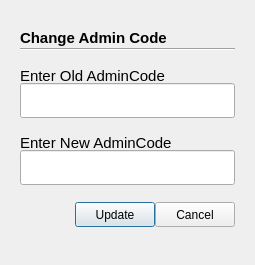
<?xml version="1.0" encoding="UTF-8"?>
<ui version="4.0">
 <class>Adminaccount</class>
 <widget class="QDialog" name="Adminaccount">
  <property name="geometry">
   <rect>
    <x>0</x>
    <y>0</y>
    <width>255</width>
    <height>265</height>
   </rect>
  </property>
  <property name="windowTitle">
   <string>Account</string>
  </property>
  <layout class="QVBoxLayout" name="verticalLayout">
   <item>
    <widget class="QStackedWidget" name="stackedWidget">
     <property name="currentIndex">
      <number>0</number>
     </property>
     <widget class="QWidget" name="page">
      <layout class="QVBoxLayout" name="verticalLayout_5">
       <property name="spacing">
        <number>0</number>
       </property>
       <property name="topMargin">
        <number>0</number>
       </property>
       <item>
        <layout class="QVBoxLayout" name="verticalLayout_4">
         <property name="spacing">
          <number>0</number>
         </property>
         <item>
          <widget class="QLabel" name="label">
           <property name="minimumSize">
            <size>
             <width>0</width>
             <height>0</height>
            </size>
           </property>
           <property name="maximumSize">
            <size>
             <width>16777215</width>
             <height>20</height>
            </size>
           </property>
           <property name="font">
            <font>
             <pointsize>11</pointsize>
             <bold>true</bold>
            </font>
           </property>
           <property name="text">
            <string>Change Admin Code</string>
           </property>
          </widget>
         </item>
         <item>
          <widget class="Line" name="line">
           <property name="orientation">
            <enum>Qt::Orientation::Horizontal</enum>
           </property>
          </widget>
         </item>
        </layout>
       </item>
       <item>
        <layout class="QVBoxLayout" name="verticalLayout_2">
         <item>
          <widget class="QLabel" name="label_2">
           <property name="maximumSize">
            <size>
             <width>16777215</width>
             <height>15</height>
            </size>
           </property>
           <property name="font">
            <font>
             <pointsize>11</pointsize>
            </font>
           </property>
           <property name="text">
            <string>Enter Old AdminCode</string>
           </property>
          </widget>
         </item>
         <item>
          <widget class="QLineEdit" name="Oldcode">
           <property name="minimumSize">
            <size>
             <width>0</width>
             <height>35</height>
            </size>
           </property>
           <property name="echoMode">
            <enum>QLineEdit::EchoMode::Password</enum>
           </property>
           <property name="placeholderText">
            <string/>
           </property>
          </widget>
         </item>
        </layout>
       </item>
       <item>
        <layout class="QVBoxLayout" name="verticalLayout_3">
         <item>
          <widget class="QLabel" name="label_3">
           <property name="maximumSize">
            <size>
             <width>16777215</width>
             <height>15</height>
            </size>
           </property>
           <property name="font">
            <font>
             <pointsize>11</pointsize>
            </font>
           </property>
           <property name="text">
            <string>Enter New AdminCode</string>
           </property>
          </widget>
         </item>
         <item>
          <widget class="QLineEdit" name="Newcode">
           <property name="minimumSize">
            <size>
             <width>0</width>
             <height>35</height>
            </size>
           </property>
           <property name="echoMode">
            <enum>QLineEdit::EchoMode::Password</enum>
           </property>
           <property name="placeholderText">
            <string/>
           </property>
          </widget>
         </item>
        </layout>
       </item>
       <item>
        <layout class="QHBoxLayout" name="horizontalLayout_2">
         <item>
          <spacer name="horizontalSpacer">
           <property name="orientation">
            <enum>Qt::Orientation::Horizontal</enum>
           </property>
           <property name="sizeHint" stdset="0">
            <size>
             <width>40</width>
             <height>20</height>
            </size>
           </property>
          </spacer>
         </item>
         <item>
          <layout class="QHBoxLayout" name="horizontalLayout">
           <item>
            <widget class="QPushButton" name="Changecode">
             <property name="minimumSize">
              <size>
               <width>55</width>
               <height>25</height>
              </size>
             </property>
             <property name="styleSheet">
              <string notr="true">QPushButton{
/background-color: #34D481;
/color:white;
/border:none;
/border-radius: 8px;
/font-weight:bold;
/font-size: 10px;
}</string>
             </property>
             <property name="text">
              <string>Update</string>
             </property>
             <property name="checkable">
              <bool>false</bool>
             </property>
            </widget>
           </item>
           <item>
            <widget class="QPushButton" name="pushButton_2">
             <property name="minimumSize">
              <size>
               <width>18</width>
               <height>25</height>
              </size>
             </property>
             <property name="styleSheet">
              <string notr="true">QPushButton{
/background-color: #585858;
/color:white;
/border:none;
/border-radius: 8px;
/font-weight:bold;
/font-size: 10px;
}</string>
             </property>
             <property name="text">
              <string>Cancel</string>
             </property>
             <property name="checkable">
              <bool>true</bool>
             </property>
            </widget>
           </item>
          </layout>
         </item>
        </layout>
       </item>
      </layout>
     </widget>
     <widget class="QWidget" name="page_2">
      <layout class="QVBoxLayout" name="verticalLayout_9">
       <item>
        <layout class="QVBoxLayout" name="verticalLayout_8">
         <property name="spacing">
          <number>10</number>
         </property>
         <item>
          <widget class="QLabel" name="label_6">
           <property name="minimumSize">
            <size>
             <width>0</width>
             <height>0</height>
            </size>
           </property>
           <property name="maximumSize">
            <size>
             <width>16777215</width>
             <height>20</height>
            </size>
           </property>
           <property name="font">
            <font>
             <pointsize>11</pointsize>
             <bold>true</bold>
            </font>
           </property>
           <property name="text">
            <string>Change Password</string>
           </property>
          </widget>
         </item>
         <item>
          <widget class="Line" name="line_2">
           <property name="orientation">
            <enum>Qt::Orientation::Horizontal</enum>
           </property>
          </widget>
         </item>
        </layout>
       </item>
       <item>
        <layout class="QVBoxLayout" name="verticalLayout_7">
         <item>
          <widget class="QLabel" name="label_5">
           <property name="maximumSize">
            <size>
             <width>16777215</width>
             <height>15</height>
            </size>
           </property>
           <property name="font">
            <font>
             <pointsize>11</pointsize>
            </font>
           </property>
           <property name="text">
            <string>Enter old password</string>
           </property>
          </widget>
         </item>
         <item>
          <widget class="QLineEdit" name="oldpass">
           <property name="minimumSize">
            <size>
             <width>0</width>
             <height>35</height>
            </size>
           </property>
           <property name="echoMode">
            <enum>QLineEdit::EchoMode::Password</enum>
           </property>
           <property name="placeholderText">
            <string/>
           </property>
          </widget>
         </item>
        </layout>
       </item>
       <item>
        <layout class="QVBoxLayout" name="verticalLayout_6">
         <item>
          <widget class="QLabel" name="label_4">
           <property name="maximumSize">
            <size>
             <width>16777215</width>
             <height>15</height>
            </size>
           </property>
           <property name="font">
            <font>
             <pointsize>11</pointsize>
            </font>
           </property>
           <property name="text">
            <string>Enter new password</string>
           </property>
          </widget>
         </item>
         <item>
          <widget class="QLineEdit" name="newpass">
           <property name="minimumSize">
            <size>
             <width>0</width>
             <height>35</height>
            </size>
           </property>
           <property name="echoMode">
            <enum>QLineEdit::EchoMode::Password</enum>
           </property>
           <property name="placeholderText">
            <string/>
           </property>
          </widget>
         </item>
        </layout>
       </item>
       <item>
        <layout class="QHBoxLayout" name="horizontalLayout_3">
         <item>
          <spacer name="horizontalSpacer_2">
           <property name="orientation">
            <enum>Qt::Orientation::Horizontal</enum>
           </property>
           <property name="sizeHint" stdset="0">
            <size>
             <width>40</width>
             <height>20</height>
            </size>
           </property>
          </spacer>
         </item>
         <item>
          <layout class="QHBoxLayout" name="horizontalLayout_4">
           <item>
            <widget class="QPushButton" name="Changepass">
             <property name="minimumSize">
              <size>
               <width>55</width>
               <height>25</height>
              </size>
             </property>
             <property name="styleSheet">
              <string notr="true">QPushButton{
/background-color: #34D481;
/color:white;
/border:none;
/border-radius: 8px;
/font-weight:bold;
/font-size: 10px;
}</string>
             </property>
             <property name="text">
              <string>Update</string>
             </property>
             <property name="checkable">
              <bool>false</bool>
             </property>
            </widget>
           </item>
           <item>
            <widget class="QPushButton" name="pushButton_3">
             <property name="minimumSize">
              <size>
               <width>18</width>
               <height>25</height>
              </size>
             </property>
             <property name="styleSheet">
              <string notr="true">QPushButton{
/background-color: #585858;
/color:white;
/border:none;
/border-radius: 8px;
/font-weight:bold;
/font-size: 10px;
}</string>
             </property>
             <property name="text">
              <string>Cancel</string>
             </property>
             <property name="checkable">
              <bool>true</bool>
             </property>
            </widget>
           </item>
          </layout>
         </item>
        </layout>
       </item>
      </layout>
     </widget>
    </widget>
   </item>
  </layout>
 </widget>
 <resources/>
 <connections>
  <connection>
   <sender>pushButton_2</sender>
   <signal>toggled(bool)</signal>
   <receiver>Adminaccount</receiver>
   <slot>close()</slot>
   <hints>
    <hint type="sourcelabel">
     <x>212</x>
     <y>223</y>
    </hint>
    <hint type="destinationlabel">
     <x>210</x>
     <y>283</y>
    </hint>
   </hints>
  </connection>
 </connections>
</ui>
